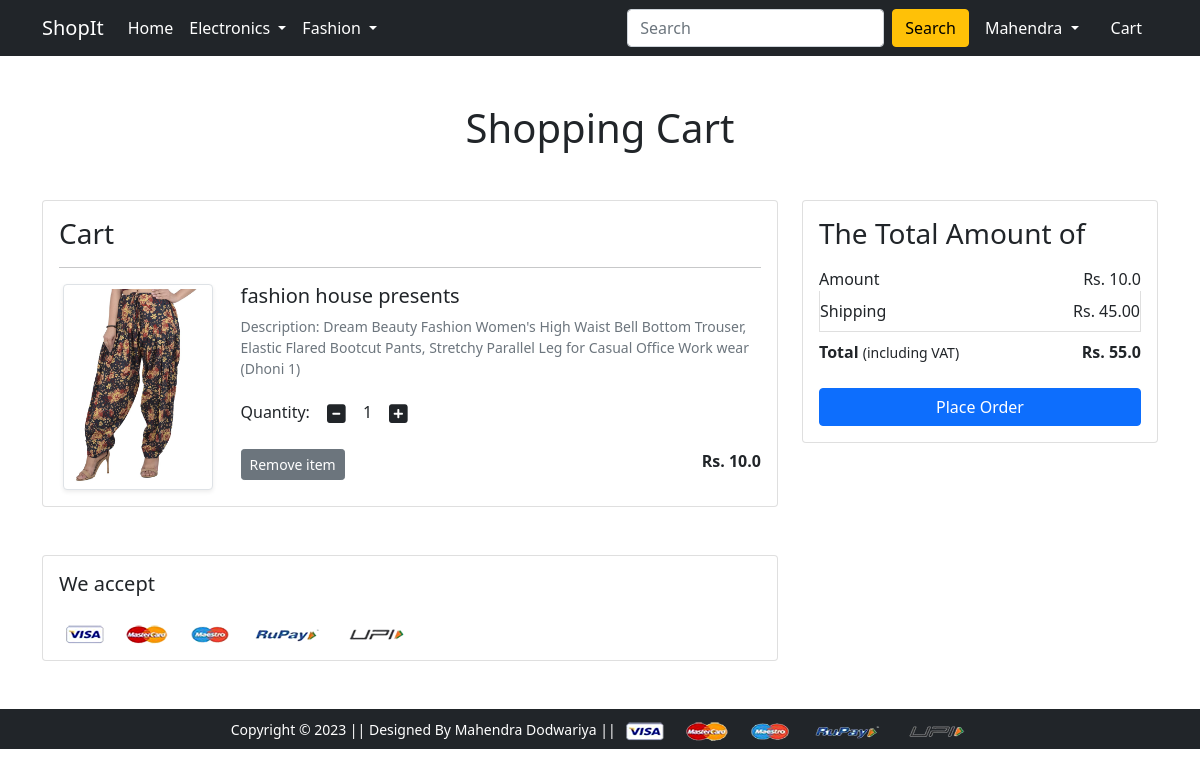
The app's page /cart/ (signed in) with its own data.
### app/models.py (models this page shows, shortened)
class Cart(models.Model):
    user = models.ForeignKey(User,on_delete=models.CASCADE)
    product = models.ForeignKey(Product, on_delete=models.CASCADE)
    quantity = models.PositiveIntegerField(default = 1)

class Product(models.Model):
    title = models.CharField(max_length=50)
    selling_price = models.FloatField()
    discounted_price = models.FloatField()
    description = models.TextField()
    brand = models.CharField(max_length = 100)
    category  = models.CharField(choices = CATEGORY_CHOICES, max_length = 2)
    product_image = models.ImageField(upload_to='productimg')

### app/views.py (the view)
# urls.py: path('cart/', views.show_cart, name='showcart'),
@login_required
def show_cart(request):
    if(request.user.is_authenticated):
        user = request.user
        cart =Cart.objects.filter(user = user)
        amount = 0.0
        shipping_amount = 45.0
        total_amount = 0.0
        cart_product = [p for p in Cart.objects.all() if p.user == user]
        if cart_product:
            for p in cart_product:
                tempamount = (p.quantity * p.product.discounted_price)
                amount += tempamount
            total_amount = amount + shipping_amount
            return render(request,'app/addtocart.html',{'carts':cart,'total_amount':total_amount,'amount':amount})
        else:
            return render(request,'app/emptycart.html')

### app/templates/app/addtocart.html (shortened to what this page needs)
{% extends 'app/base.html' %}
{% load static %}
{% block main-content %}
<div class="container my-5">
 <div class="row">
  <h1 class="text-center mb-5">Shopping Cart</h1>
  <div class="col-sm-8">
  <div class="card">
   <div class="card-body">
    <h3>Cart</h3>
    {% for cart in carts %}
      <hr>
    <div class="row">
     <div class="col-sm-3 text-center align-self-center"><img src="{{cart.product.product_image.url}}" alt="" srcset="" class="img-fluid img-thumbnail shadow-sm" height="150" width="150"> </div>
     <div class="col-sm-9">
      <div>
       <h5>{{cart.product.title}}</h5>
       <p class="mb-2 text-muted small">Description: {{cart.product.description}}</p>
       <div class="my-3">
        <label for="quantity">Quantity:</label>
        <a class="minus-cart btn" pid = "{{cart.product.id}}"><i class="fas fa-minus-square fa-lg"></i></a>
          <span id="quantity">{{cart.quantity}}</span>
        <a class="plus-cart btn"pid = "{{cart.product.id}}"><i class="fas fa-plus-square fa-lg"></i></a>
       </div>
       <div class="d-flex justify-content-between">
        <a href="#" class="btn btn-sm btn-secondary mr-3 remove-cart"pid = "{{cart.product.id}}">Remove item </a>
        <p class="mb-0"><span><strong>Rs.  {{cart.product.discounted_price}}</strong></span></p>
       </div>
      </div>
     </div>
    </div>
    {% endfor %}
   </div>
   </div>
  </div>
  <div class="col-sm-4">
   <div class="card">
    <div class="card-body">
      <h3>The Total Amount of</h3>
      <ul class="list-group">
       <li class="list-group-item d-flex justify-content-between align-items-center border-0 px-0 pb-0">Amount<span>Rs. <span id="amount">{{amount}}</span></span></li>
       <li class="list-group-item d-flex justify-content-between align-items-center px-0">Shipping<span>Rs. 45.00</span></li>
       <li class="list-group-item d-flex justify-content-between align-items-center border-0 px-0 mb-3">
        <div>
           <strong>Total</strong> <small>(including VAT)</small>
         </div>
         <span><strong>Rs. <strong id="total_amount">{{total_amount}}</strong></strong></span>
       </li>
      </ul>
      <div class="d-grid"><a href="{% url 'checkout' %}" class="btn btn-primary">Place Order</a></div>
    </div>
   </div>
  </div>
 </div>
</div>
<div class="container">
 <div class="row">
  <div class="col-sm-8">
   <div class="card">
    <div class="card-body">
      <h5 class="mb-4">We accept</h5>
      <img src="{% static 'app/images/payment.png' %}" alt="" class="img-fluid">
    </div>
  </div>
  </div>
 </div>
</div>
{% endblock main-content %}

### app/templates/app/base.html (shortened to what this page needs)
<!DOCTYPE html>
{% load static %}
<html lang="en">
  <head>
    <link
      href="https://cdn.jsdelivr.net/npm/bootstrap@5.0.0-beta1/dist/css/bootstrap.min.css"
      rel="stylesheet"
    />
    <link rel="stylesheet" href="{% static 'app/css/owl.carousel.min.css' %}" />
    <link rel="stylesheet" href="{% static 'app/css/all.min.css' %}" />
    <link rel="stylesheet" href="{% static 'app/css/style.css' %}" />
  </head>
  <body>
    <nav class="navbar navbar-expand-lg navbar-dark bg-dark">
      <div class="container">
        <a class="navbar-brand" href="/">ShopIt</a>
        <div class="collapse navbar-collapse" id="navbarSupportedContent">
          <ul class="navbar-nav me-auto mb-2 mb-lg-0">
            <li class="nav-item">
              <a class="nav-link active" aria-current="page" href="/">Home</a>
            </li>
            <li class="nav-item dropdown">
              <a
                class="nav-link dropdown-toggle text-white"
                href="#"
                id="electronicsDropdown"
                role="button"
                data-bs-toggle="dropdown"
                aria-expanded="false"
              >
                Electronics
              </a>
            </li>
            <li class="nav-item dropdown">
              <a
                class="nav-link dropdown-toggle text-white"
                href="#"
                id="fashionDropdown"
                role="button"
                data-bs-toggle="dropdown"
                aria-expanded="false"
              >
                Fashion
              </a>
            </li>
          </ul>
          <form class="d-flex" action = "{%url 'search' %}" method= "get" id="search" name="search">
            <input
              class="form-control me-2"
              type="text"
              name = "search"
              id = "search"
              placeholder="Search"
              aria-label="Search"
            />
            <button class="btn btn-warning" type="submit">Search</button>
          </form>
          <div>
            <ul class="navbar-nav me-auto mb-2 mb-lg-0">
              {% if request.user.is_authenticated %}
              <li class="nav-item dropdown mx-2">
                <a
                  class="nav-link dropdown-toggle text-white"
                  href="#"
                  id="profileDropdown"
                  role="button"
                  data-bs-toggle="dropdown"
                  aria-expanded="false"
                >
                {{request.user.username|capfirst}}
                </a>
              </li>
              <li class="nav-item mx-2">
                <a href="{% url 'showcart' %}" class="nav-link text-white"
                  > Cart
                </a>
              </li>
              {% endif %}
            </ul>
          </div>
        </div>
      </div>
    </nav>
     {% block main-content %} {% endblock main-content %}
    <footer class="container-fluid bg-dark text-center p-2 mt-5">
      <small class="text-white"
        >Copyright &copy; 2023 || Designed By Mahendra Dodwariya ||
      </small>
      <img
        src="{% static 'app/images/payment.png' %}"
        alt=""
        srcset=""
        class="img-fluid"
        height="2px"
      />
    </footer>
  </body>
</html>

### records on screen
Cart: product.product_image (picture), product "fashion house presents", product.description "Dream Beauty Fashion Women's High Waist Bell Bottom Trouser, Elastic Flared Bootcut Pants, Stretchy Parallel Leg for Casual Office Work wear (Dhoni 1)", quantity "1", product.discounted_price "10.0"

### other values on screen
{{ request.user.username|capfirst }} "Mahendra"
{{ amount }} "10.0"
{{ total_amount }} "55.0"
